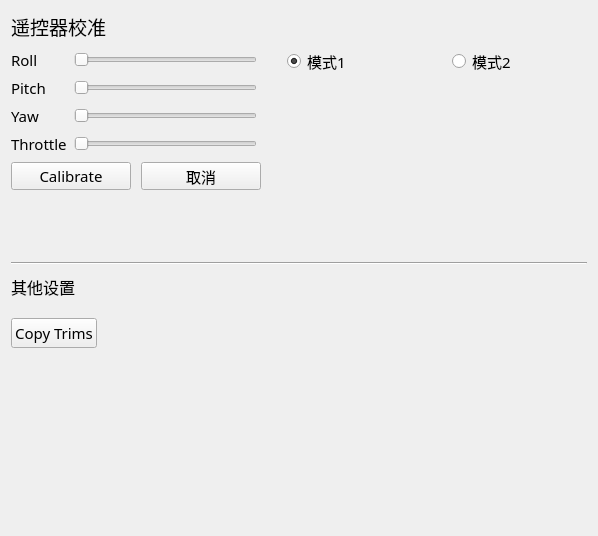
<?xml version="1.0" encoding="UTF-8"?>
<ui version="4.0">
 <class>RadioPage</class>
 <widget class="QWidget" name="RadioPage">
  <property name="geometry">
   <rect>
    <x>0</x>
    <y>0</y>
    <width>598</width>
    <height>536</height>
   </rect>
  </property>
  <property name="sizePolicy">
   <sizepolicy hsizetype="Fixed" vsizetype="Preferred">
    <horstretch>0</horstretch>
    <verstretch>0</verstretch>
   </sizepolicy>
  </property>
  <property name="font">
   <font>
    <family>微软雅黑</family>
    <pointsize>11</pointsize>
   </font>
  </property>
  <property name="windowTitle">
   <string>Form</string>
  </property>
  <property name="styleSheet">
   <string notr="true">font: 11pt &quot;微软雅黑&quot;;</string>
  </property>
  <layout class="QGridLayout" name="gridLayout_2">
   <item row="0" column="0">
    <layout class="QVBoxLayout" name="verticalLayout_5">
     <item>
      <widget class="QLabel" name="label">
       <property name="minimumSize">
        <size>
         <width>0</width>
         <height>30</height>
        </size>
       </property>
       <property name="maximumSize">
        <size>
         <width>16777215</width>
         <height>30</height>
        </size>
       </property>
       <property name="font">
        <font>
         <family>微软雅黑</family>
         <pointsize>14</pointsize>
         <weight>50</weight>
         <italic>false</italic>
         <bold>false</bold>
        </font>
       </property>
       <property name="styleSheet">
        <string notr="true">font: 14pt &quot;微软雅黑&quot;;</string>
       </property>
       <property name="text">
        <string>遥控器校准</string>
       </property>
      </widget>
     </item>
     <item>
      <layout class="QVBoxLayout" name="verticalLayout_4">
       <item>
        <layout class="QHBoxLayout" name="horizontalLayout_7" stretch="1,1">
         <property name="spacing">
          <number>30</number>
         </property>
         <item>
          <layout class="QVBoxLayout" name="verticalLayout">
           <property name="spacing">
            <number>3</number>
           </property>
           <item>
            <layout class="QHBoxLayout" name="horizontalLayout">
             <item>
              <widget class="QLabel" name="label_2">
               <property name="sizePolicy">
                <sizepolicy hsizetype="Fixed" vsizetype="Preferred">
                 <horstretch>0</horstretch>
                 <verstretch>0</verstretch>
                </sizepolicy>
               </property>
               <property name="minimumSize">
                <size>
                 <width>60</width>
                 <height>25</height>
                </size>
               </property>
               <property name="maximumSize">
                <size>
                 <width>60</width>
                 <height>25</height>
                </size>
               </property>
               <property name="text">
                <string>Roll</string>
               </property>
              </widget>
             </item>
             <item>
              <widget class="QSlider" name="slider_Roll">
               <property name="minimum">
                <number>1000</number>
               </property>
               <property name="maximum">
                <number>2000</number>
               </property>
               <property name="orientation">
                <enum>Qt::Horizontal</enum>
               </property>
              </widget>
             </item>
            </layout>
           </item>
           <item>
            <layout class="QHBoxLayout" name="horizontalLayout_2">
             <item>
              <widget class="QLabel" name="label_3">
               <property name="sizePolicy">
                <sizepolicy hsizetype="Fixed" vsizetype="Preferred">
                 <horstretch>0</horstretch>
                 <verstretch>0</verstretch>
                </sizepolicy>
               </property>
               <property name="minimumSize">
                <size>
                 <width>60</width>
                 <height>25</height>
                </size>
               </property>
               <property name="maximumSize">
                <size>
                 <width>60</width>
                 <height>25</height>
                </size>
               </property>
               <property name="text">
                <string>Pitch</string>
               </property>
              </widget>
             </item>
             <item>
              <widget class="QSlider" name="slider_Pitch">
               <property name="minimum">
                <number>1000</number>
               </property>
               <property name="maximum">
                <number>2000</number>
               </property>
               <property name="orientation">
                <enum>Qt::Horizontal</enum>
               </property>
              </widget>
             </item>
            </layout>
           </item>
           <item>
            <layout class="QHBoxLayout" name="horizontalLayout_3">
             <item>
              <widget class="QLabel" name="label_4">
               <property name="sizePolicy">
                <sizepolicy hsizetype="Fixed" vsizetype="Preferred">
                 <horstretch>0</horstretch>
                 <verstretch>0</verstretch>
                </sizepolicy>
               </property>
               <property name="minimumSize">
                <size>
                 <width>60</width>
                 <height>25</height>
                </size>
               </property>
               <property name="maximumSize">
                <size>
                 <width>60</width>
                 <height>25</height>
                </size>
               </property>
               <property name="text">
                <string>Yaw</string>
               </property>
              </widget>
             </item>
             <item>
              <widget class="QSlider" name="slider_Yaw">
               <property name="minimum">
                <number>1000</number>
               </property>
               <property name="maximum">
                <number>2000</number>
               </property>
               <property name="orientation">
                <enum>Qt::Horizontal</enum>
               </property>
              </widget>
             </item>
            </layout>
           </item>
           <item>
            <layout class="QHBoxLayout" name="horizontalLayout_4">
             <item>
              <widget class="QLabel" name="label_5">
               <property name="sizePolicy">
                <sizepolicy hsizetype="Fixed" vsizetype="Preferred">
                 <horstretch>0</horstretch>
                 <verstretch>0</verstretch>
                </sizepolicy>
               </property>
               <property name="minimumSize">
                <size>
                 <width>60</width>
                 <height>25</height>
                </size>
               </property>
               <property name="maximumSize">
                <size>
                 <width>60</width>
                 <height>25</height>
                </size>
               </property>
               <property name="text">
                <string>Throttle</string>
               </property>
              </widget>
             </item>
             <item>
              <widget class="QSlider" name="slider_Throttle">
               <property name="minimum">
                <number>1000</number>
               </property>
               <property name="maximum">
                <number>2000</number>
               </property>
               <property name="orientation">
                <enum>Qt::Horizontal</enum>
               </property>
              </widget>
             </item>
            </layout>
           </item>
          </layout>
         </item>
         <item>
          <layout class="QVBoxLayout" name="verticalLayout_2">
           <item>
            <layout class="QHBoxLayout" name="horizontalLayout_5">
             <item>
              <widget class="QRadioButton" name="radioButton_Mode1">
               <property name="text">
                <string>模式1</string>
               </property>
               <property name="checked">
                <bool>true</bool>
               </property>
              </widget>
             </item>
             <item>
              <widget class="QRadioButton" name="radioButton_Mode2">
               <property name="text">
                <string>模式2</string>
               </property>
              </widget>
             </item>
            </layout>
           </item>
           <item>
            <widget class="QLabel" name="image">
             <property name="minimumSize">
              <size>
               <width>300</width>
               <height>0</height>
              </size>
             </property>
             <property name="maximumSize">
              <size>
               <width>300</width>
               <height>16777215</height>
              </size>
             </property>
             <property name="baseSize">
              <size>
               <width>0</width>
               <height>0</height>
              </size>
             </property>
             <property name="styleSheet">
              <string notr="true">image: url(:/qmlImages/qmlImages/mode1/radioHome.png);</string>
             </property>
             <property name="text">
              <string/>
             </property>
             <property name="pixmap">
              <pixmap resource="../qml.qrc">:/qmlImages/qmlImages/mode1/radioHome.png</pixmap>
             </property>
             <property name="scaledContents">
              <bool>true</bool>
             </property>
            </widget>
           </item>
          </layout>
         </item>
        </layout>
       </item>
       <item>
        <layout class="QHBoxLayout" name="horizontalLayout_6" stretch="1,0,3">
         <property name="spacing">
          <number>10</number>
         </property>
         <item>
          <widget class="QPushButton" name="pushButton_Calibrate">
           <property name="minimumSize">
            <size>
             <width>120</width>
             <height>28</height>
            </size>
           </property>
           <property name="maximumSize">
            <size>
             <width>120</width>
             <height>28</height>
            </size>
           </property>
           <property name="text">
            <string>Calibrate</string>
           </property>
          </widget>
         </item>
         <item>
          <widget class="QPushButton" name="pushButton_Cancel">
           <property name="minimumSize">
            <size>
             <width>120</width>
             <height>28</height>
            </size>
           </property>
           <property name="maximumSize">
            <size>
             <width>120</width>
             <height>28</height>
            </size>
           </property>
           <property name="text">
            <string>取消</string>
           </property>
          </widget>
         </item>
         <item>
          <spacer name="horizontalSpacer">
           <property name="orientation">
            <enum>Qt::Horizontal</enum>
           </property>
           <property name="sizeHint" stdset="0">
            <size>
             <width>40</width>
             <height>20</height>
            </size>
           </property>
          </spacer>
         </item>
        </layout>
       </item>
       <item>
        <widget class="QLabel" name="label_statusText">
         <property name="minimumSize">
          <size>
           <width>0</width>
           <height>60</height>
          </size>
         </property>
         <property name="maximumSize">
          <size>
           <width>16777215</width>
           <height>60</height>
          </size>
         </property>
         <property name="text">
          <string/>
         </property>
         <property name="alignment">
          <set>Qt::AlignLeading|Qt::AlignLeft|Qt::AlignTop</set>
         </property>
         <property name="wordWrap">
          <bool>true</bool>
         </property>
        </widget>
       </item>
       <item>
        <layout class="QVBoxLayout" name="verticalLayout_3" stretch="1,2">
         <item>
          <layout class="QGridLayout" name="gridLayout" rowstretch="1,1,3,1" columnstretch="1,8">
           <property name="verticalSpacing">
            <number>10</number>
           </property>
           <item row="0" column="0" colspan="2">
            <widget class="Line" name="line">
             <property name="orientation">
              <enum>Qt::Horizontal</enum>
             </property>
            </widget>
           </item>
           <item row="1" column="0">
            <widget class="QLabel" name="label_8">
             <property name="font">
              <font>
               <family>微软雅黑</family>
               <pointsize>12</pointsize>
               <weight>50</weight>
               <italic>false</italic>
               <bold>false</bold>
              </font>
             </property>
             <property name="styleSheet">
              <string notr="true">font: 12pt &quot;微软雅黑&quot;;</string>
             </property>
             <property name="text">
              <string>其他设置</string>
             </property>
            </widget>
           </item>
           <item row="3" column="0">
            <widget class="QPushButton" name="pushButton_copyTrims">
             <property name="text">
              <string>Copy Trims</string>
             </property>
            </widget>
           </item>
           <item row="3" column="1">
            <spacer name="horizontalSpacer_2">
             <property name="orientation">
              <enum>Qt::Horizontal</enum>
             </property>
             <property name="sizeHint" stdset="0">
              <size>
               <width>40</width>
               <height>20</height>
              </size>
             </property>
            </spacer>
           </item>
           <item row="2" column="0">
            <spacer name="verticalSpacer">
             <property name="orientation">
              <enum>Qt::Vertical</enum>
             </property>
             <property name="sizeHint" stdset="0">
              <size>
               <width>20</width>
               <height>40</height>
              </size>
             </property>
            </spacer>
           </item>
          </layout>
         </item>
         <item>
          <widget class="QWidget" name="widget_Trims" native="true"/>
         </item>
        </layout>
       </item>
      </layout>
     </item>
    </layout>
   </item>
  </layout>
 </widget>
 <resources>
  <include location="../qml.qrc"/>
 </resources>
 <connections/>
</ui>
